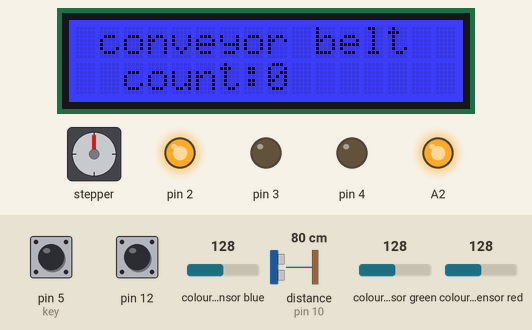
The sketch below on a simulated Arduino Mega 2560, built with avr-gcc and run on an emulated ATmega2560. Parts: stepper motor, 16×2 character LCD, output pins drawn as LEDs (lit = HIGH). Wiring (inferred from the names in the program): stepper motor driver (200 steps per turn assumed): step A6; direction A7. The test bench sets the inputs (shaded band); at power-on: pin 12 HIGH, colour sensor red 128, distance to the obstacle (sensor on pin 10) 80 cm, colour sensor blue 128, pin 5 (key) HIGH, colour sensor green 128. Pins used as bus, display or sensor lines are not drawn; what the sketch prints to the serial monitor is not drawn.

Above: at 1.2 s.
1.3 s: pin 12 pulled LOW for 0.15 s
4.4 s: colour sensor red set to 221
At 7.23 s:
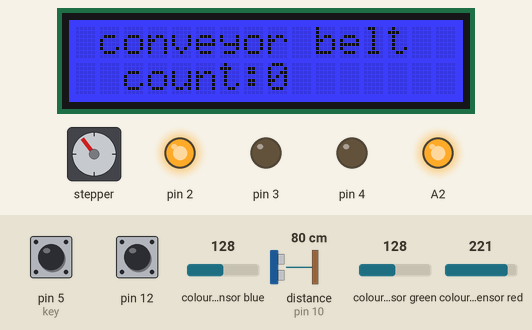
7.4 s: colour sensor red set to 229
At 7.9 s:
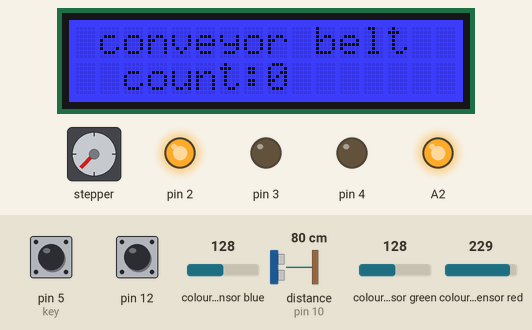
8.9 s: distance to the obstacle (sensor on pin 10) set to 2 cm
11.9 s: colour sensor blue set to 66
At 12.14 s:
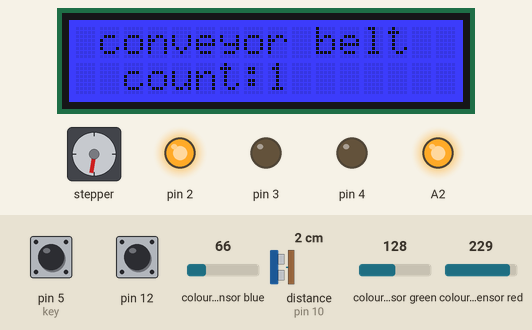
13.6 s: colour sensor blue set to 59
Timing chart, 0 to 16.1 s (numbered marks = the images above; inputs shaded):
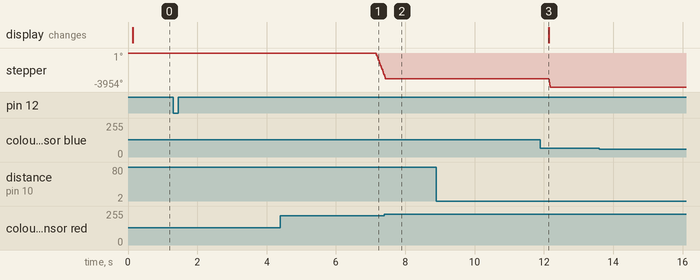

Measured:
- the behaviour switches between 224 and 225 on colour sensor red (found by bisection; images 1 and 2)
- after the input at 1.3 s, every drawn part: stays the same
- after the input at 8.9 s, every drawn part: stays the same
- after the input at 13.6 s, every drawn part: stays the same

The sketch:

conveyor_belt.ino
```cpp
#include <FlexiTimer2.h>
#include <Adafruit_TCS34725.h>
#include <Wire.h>
#include "rgb_lcd.h"
#include "Ultrasonic.h"

#define DEVICE_NAME           "ConveyorBelt\n"
#define SOFTWARE_VERSION      "V1.1.0\n"

rgb_lcd lcd;
Ultrasonic ultrasonic(10);

enum pick_mode_e {
  RED_MODE = 0,
  GREEN_MODE,
  YELLOW_MODE,
};

Adafruit_TCS34725 tcs = Adafruit_TCS34725(TCS34725_INTEGRATIONTIME_700MS, TCS34725_GAIN_1X);

void setup() {
  // put your setup code here, to run once:
  Serial.begin(115200);   // <! debug uart
  Serial.print( DEVICE_NAME );
  Serial.print( SOFTWARE_VERSION );
  Serial1.begin(115200);
  Serial2.begin(115200); // <! uarm b uart

  pinMode(5,INPUT_PULLUP); // key
  pinMode(12,INPUT_PULLUP);

  //initiate stepper driver
  pinMode(A2,OUTPUT);
  pinMode(2,OUTPUT);
  pinMode(3,OUTPUT);
  pinMode(4,OUTPUT);
  pinMode(A6,OUTPUT); //STEP
  pinMode(A7,OUTPUT); //DIR

  digitalWrite(A2,HIGH);
  digitalWrite(2,HIGH);//MS3
  digitalWrite(3,LOW);//MS2
  digitalWrite(4,LOW);//MS1
  digitalWrite(A6,LOW);
  digitalWrite(A7,LOW);

  Serial1.write("M2400 S0\n");
  Serial1.write("G0 X180 Y0 Z160 F2000000\n");
  Serial1.write("M2122 V1\n");              //report when finish the movemnet
  Serial2.write("M2400 S0\n");
  Serial2.write("G0 X180 Y0 Z160 F2000000\n");
  Serial2.write("M2122 V1\n");              //report when finish the movemnet

  /*if (tcs.begin()) {
    Serial.println("Found sensor");
  } else {
    Serial.println("No TCS34725 found ... check your connections");
    while (1);
  }*/
  tcs.begin();
  lcd.begin(16, 2);
  lcd.setRGB(0, 0, 255);
  lcd.print(" conveyor belt");
  lcd.setCursor(0, 1);
  lcd.print("  count:");
}

int inByte = 0;//serial buf
void wait_uarm_move_done(){
  inByte=0;//clear the buffer
  while(inByte!='@'){
     if (Serial2.available() > 0) {
        inByte = Serial2.read();
     }
  }
}

void uarm_a_pick_up_down(){
  Serial1.write("G0 X69 Y-217 Z100 F2000000\n"); delay(100);
  Serial1.write("G2202 N3 V108\n"); delay(100);
  Serial1.write("G0 X69 Y-217 Z30 F2000000\n"); delay(1000);
  Serial1.write("M2231 V1\n");delay(100);
  Serial1.write("G0 X69 Y-217 Z100 F2000000\n");delay(2000);
  Serial1.write("G2202 N3 V90\n");delay(100);
  Serial1.write("G0 X156 Y0 Z100 F2000000\n"); delay(100);
  Serial1.write("G0 X156 Y0 Z52 F2000000\n"); delay(2000);
  Serial1.write("M2231 V0\n");delay(100);
  Serial1.write("G0 X165 Y0 Z100 F2000000\n");delay(100);
  Serial1.write("G0 X180 Y0 Z160 F2000000\n");delay(100);
}

void uarm_b_pick_up_down(enum pick_mode_e mode){
  Serial2.write("G0 X157 Y59 Z80 F2000000\n");delay(100);
  Serial2.write("G0 X157 Y59 Z52 F2000000\n");delay(100);
  Serial2.write("M2231 V1\n");delay(100);
  Serial2.write("G0 X157 Y59 Z100 F2000000\n");delay(100);
  Serial1.write("G2202 N3 V90\n");delay(100);
  switch(mode){
    case RED_MODE :
      Serial2.write("G0 X160 Y180 Z100 F2000000\n");delay(100);
      Serial2.write("G0 X160 Y180 Z10 F2000000\n");delay(4000);
      Serial2.write("M2231 V0\n");
      Serial2.write("G0 X160 Y180 Z160 F2000000\n");delay(100);
      break;
    case GREEN_MODE:
      Serial2.write("G0 X160 Y230 Z100 F2000000\n");delay(100);
      Serial2.write("G0 X160 Y230 Z10 F2000000\n");delay(3500);
      Serial2.write("M2231 V0\n");
      Serial2.write("G0 X160 Y230 Z160 F2000000\n");delay(100);
      break;
    case YELLOW_MODE:
      Serial2.write("G0 X160 Y280 Z100 F2000000\n");delay(100);
      Serial2.write("G0 X160 Y280 Z10 F2000000\n");delay(4000);
      Serial2.write("M2231 V0\n");
      Serial2.write("G0 X160 Y280 Z30 F2000000\n");delay(100);
      break;
  }
  Serial2.write("G0 X180 Y0 Z160 F2000000\n");
}

void time_callback(void){
  static bool level_state = false;
  if( !level_state ){
    PORTF |= (1<<6);
    level_state = true;
  }else{
    PORTF &= (~(1<<6));
    level_state = false;
  }
}

void belt_move(){
  FlexiTimer2::set(8, 1.0/100000, time_callback);
  FlexiTimer2::start();
}


bool is_red(uint16_t r, uint16_t g, uint16_t b){
  if( (r<1800) || (r>3000) ){
    return false;
  }
  if( (g<500) || (g>1500) ){
    return false;
  }
  if( (b<500) || (b>1300) ){
    return false;
  }
  return true;
}

bool is_green(uint16_t r, uint16_t g, uint16_t b){
  if( (r<1800) || (r>2800) ){
    return false;
  }
  if( (g<2800) || (g>4500) ){
    return false;
  }
  if( (b<1100) || (b>2500) ){
    return false;
  }
  return true;
}

bool is_yellow(uint16_t r, uint16_t g, uint16_t b){
  if( (r<4000) || (r>6000) ){
    return false;
  }
  if( (g<3800) || (g>6000) ){
    return false;
  }
  if( (b<1300) || (b>3000) ){
    return false;
  }
  return true;
}


void loop() {
  uint16_t r, g, b, c;
  static bool work_state = false;
  static int pick_cnt = 0;
  static bool detect_switch_flag = false;
  tcs.getRawData(&r, &g, &b, &c);
  if( (digitalRead(12)==LOW) && (!work_state) ){
    Serial.print( "start\r\n" );
    work_state = true;
    uarm_a_pick_up_down();
    belt_move();
    detect_switch_flag = true;
  }
  if( is_red(r, g, b) ){
    Serial.print( "red block\r\n" );
    FlexiTimer2::stop();
    uarm_b_pick_up_down(RED_MODE);
    work_state = false;
  }else if( is_green(r, g, b) ){
    Serial.print( "green block\r\n" );
    FlexiTimer2::stop();
    uarm_b_pick_up_down(GREEN_MODE);
    work_state = false;
  }else if( is_yellow(r, g, b) ){
    Serial.print( "yellow block\r\n" );
    FlexiTimer2::stop();
    uarm_b_pick_up_down(YELLOW_MODE);
    work_state = false;
  }
  if( detect_switch_flag ){
    cli();
    static bool detect_flag = false;
    if( ultrasonic.MeasureInCentimeters() < 10 ){
      if( !detect_flag ){
        pick_cnt++;
        detect_switch_flag = false;
        FlexiTimer2::set(5, 1.0/100000, time_callback);
        FlexiTimer2::start();
       }
      detect_flag = true;
    }else{
      detect_flag = false;
    }
    sei();
  }


  if( digitalRead(5)==LOW ){
    //belt_move_step(2000000);
    pick_cnt = 0;
    lcd.setCursor(8, 1);
    lcd.print("        ");
  }
  lcd.setCursor(8, 1);
  lcd.print(pick_cnt);

/*
  Serial.print("R: "); Serial.print(r, DEC); Serial.print(" ");
  Serial.print("G: "); Serial.print(g, DEC); Serial.print(" ");
  Serial.print("B: "); Serial.print(b, DEC); Serial.print("\r\n");
*/

}
```
